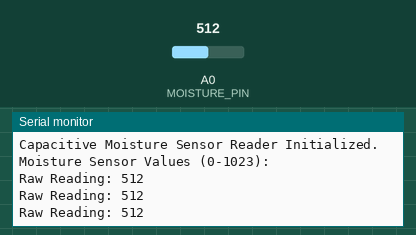
Recording of a sketch running on a simulated Arduino Uno, built with avr-gcc and run on an emulated ATmega328P. Shown: the last lines printed to the serial monitor. The inputs (shaded band) are chosen by the test bench; at power-on: A0 (MOISTURE_PIN) = 512.

Above: at 1.3 s.
1.4 s: A0 (MOISTURE_PIN) set to 716
At 1.9 s:
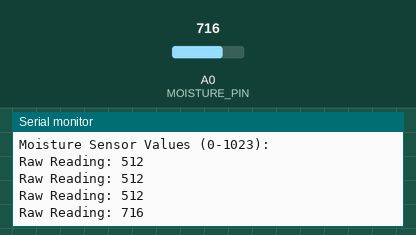
2.9 s: A0 (MOISTURE_PIN) set to 900
At 3.4 s:
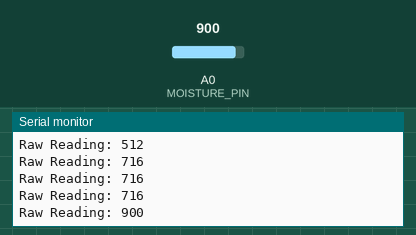
Timing chart, 0 to 5.9 s (numbered marks = the images above; inputs shaded):
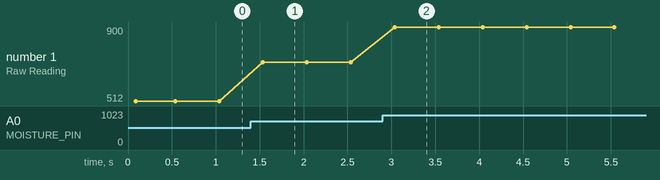

Measured:
- after the input at 1.4 s, the serial monitor: prints a new line after 0.14 s (image 1)
- after the input at 2.9 s, the serial monitor: prints a new line after 0.14 s (image 2)
- plotted number 1: 512 → 716 after the input at 1.4 s, 716 → 900 after the input at 2.9 s

The sketch:

Moisture_sensor_only.ino
```cpp
// --- Capacitive Moisture Sensor Test Sketch ---
// This code reads the raw analog value from a capacitive soil moisture sensor
// and prints it to the Serial Monitor for calibration and testing.

// Define the Analog pin where the sensor's analog output (AOUT) is connected.
// A0 is a common default for testing.
const int MOISTURE_PIN = A0;

// Define the time delay between readings (in milliseconds)
const int READING_INTERVAL = 500; // 0.5 seconds

void setup() {
  // Initialize serial communication at 9600 baud rate.
  // This is required to see the output in the Arduino Serial Monitor.
  Serial.begin(9600);
  Serial.println("Capacitive Moisture Sensor Reader Initialized.");
  Serial.println("Moisture Sensor Values (0-1023):");
  // No pinMode is required for analog inputs.
}

void loop() {
  // Read the raw analog value from the sensor
  int moisture_reading = analogRead(MOISTURE_PIN);

  // Print the value to the Serial Monitor
  // Note: Higher values usually mean DRY soil, and lower values mean WET soil.
  Serial.print("Raw Reading: ");
  Serial.println(moisture_reading);

  // Wait for the defined interval before taking the next reading
  delay(READING_INTERVAL);
}
```
